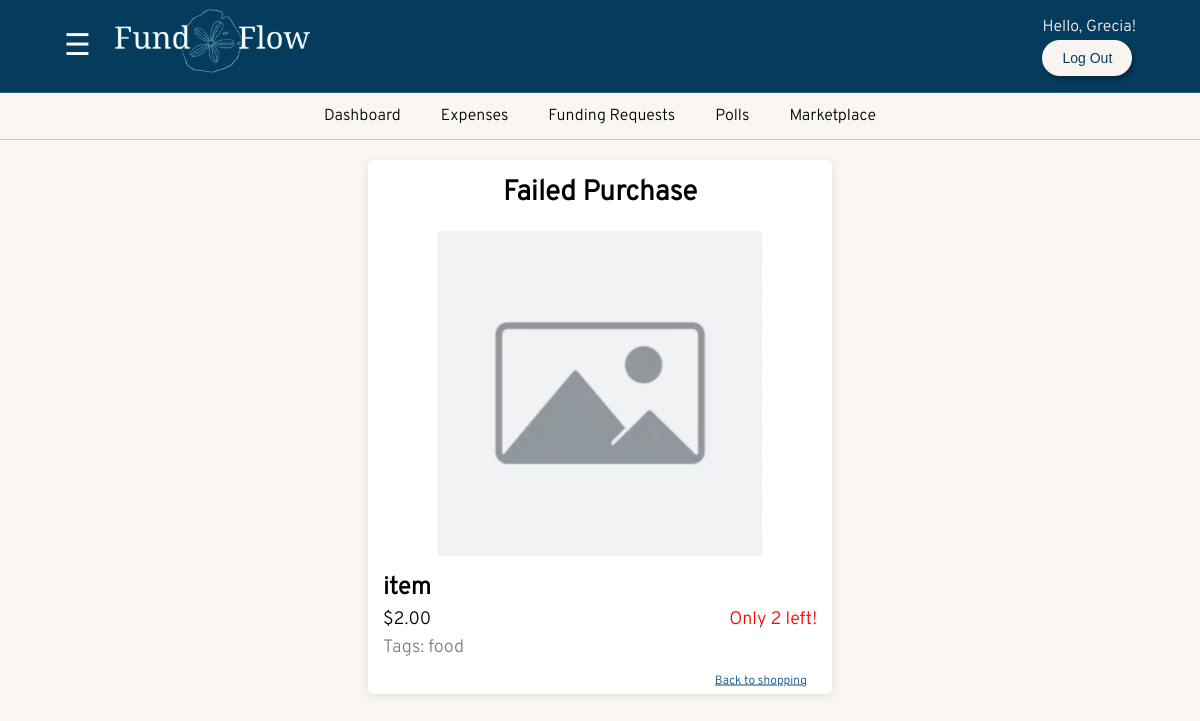
The page /payment-failed/1 (signed in) on the database its author committed.
### FundFlow/models.py (models this page shows, shortened)
class Item(models.Model):
    organization = models.ForeignKey('Organization', on_delete=models.CASCADE, related_name='items')
    item_name = models.CharField(max_length=100, unique=True)
    price = models.DecimalField(max_digits=10, decimal_places=2)
    image = models.FileField(upload_to='merchIMG/', null=True, blank=True)
    quantity = models.PositiveIntegerField()
    tags = models.ManyToManyField(Tag, related_name='items')

class Tag(models.Model):
    name = models.CharField(max_length=20, unique=True)

### FundFlow/views.py (the view)
# urls.py: path('payment-failed/<item_id>', views.Paymentfailed, name='buyDenied'),
def Paymentfailed(request,item_id):
    item = Item.objects.get(pk=item_id)
    curUser = request.user
    curProf = UserProfile.objects.get(user=curUser)
    user_type = curProf.user_type
    return render(request, 'buyDenied.html', {'item': item, 'user_type':user_type})

### FundFlow/templates/buyDenied.html
{% extends 'base.html' %}
{% load static %}
{% block content %}
<div class="purchase-container">
    <div class="purchase-card">
       <h1>Failed Purchase</h1>
        <div class="purchase-image">
            {% if item.image %}
                <a href="#" class="image-link" data-image="{{ item.image.url }}">
                    <img src="{{ item.image.url }}" alt="{{ item.item_name }}">
                </a>
            {% else %}
                <img src="{% static 'images/no_image.PNG' %}" alt="Default image">
            {% endif %}
        </div>
        <div class="purchase-name-row">
            {{ item.item_name }}
        </div>
        <div class="purchase-details-row">
            <div class="purchase-price">${{ item.price }}</div>
            <div class="purchase-quantity"> Only {{ item.quantity }} left!</div>
        </div>
        <div class="purchase-tags">
            Tags:
            {% for tag in item.tags.all %}
                {{ tag.name }}{% if not forloop.last %}, {% endif %}
            {% empty %}
                No tags
            {% endfor %}
        </div>
        <div class="purchase-bottom-container">
            <div class="back-btn">
                <a href="{% url 'marketplace' %}" class="back-btn-text">Back to shopping</a>
            </div>
        </div>
    </div>
</div>
{% endblock %}

### FundFlow/templates/base.html (shortened to what this page needs)
<!doctype html>
<html lang="en">
  <head>
    {%load static%}
    <link rel="stylesheet" href="{% static 'dashboard.css' %}">
    <link rel="stylesheet" href="{% static 'home.css' %}">
    <link rel="stylesheet" href="{% static 'signUp.css' %}">
    <link rel="stylesheet" href="{% static 'index.css' %}">
    <link rel="stylesheet" href="https://cdnjs.cloudflare.com/ajax/libs/font-awesome/6.0.0/css/all.min.css">
    <link rel="stylesheet" href="{% static 'registerorg.css' %}">
    <link rel="stylesheet" href="{% static 'voting.css' %}">
    <link rel="stylesheet" href="{% static 'expenses.css' %}">
    <link rel="stylesheet" href="{% static 'budgetRev.css' %}">
    <link rel="stylesheet" href="{% static 'manageOrganization.css' %}">
    <link rel="stylesheet" href="{% static 'confirmDelete.css' %}">
    <link rel="stylesheet" href="{% static 'fundingRequests.css' %}">
    <link rel="stylesheet" href="{% static 'manageMarketplace.css' %}">
    <link rel="stylesheet" href="{% static 'marketplace.css' %}">
    <link rel="stylesheet" href="{% static 'checkout.css' %}">
  </head>
  <body>
    <header class="py-3 mb-4 border-bottom" id="header">
      <div class="header-container">
          {% if user.is_authenticated %}
          {% if user_type == "president" or user_type == "treasurer" %}
          <span id="menu-toggle" class="menu-icon">&#9776;</span>
          {% endif %}
          {% endif %}
          <a href="#" class="d-flex align-items-center link-body-emphasis text-decoration-none">
              <span class="logo">
                  <img src="{% static 'images/FundFlow_logo.png' %}" alt="Logo">
              </span>
          </a>
      </div>
      <div>
        {% if user.is_authenticated %}
        <a class="hello-user"> Hello, {{user.first_name}}! </a>
        <form action="{% url 'logout' %}" method="post">
          <button type="submit" class="logout-btn">Log Out</button>
        </form>
        {% endif %}
      </div>
    </header>
    {% if user.is_authenticated %}
    <nav class="py-2 bg-body-tertiary border-bottom">
        <div class="container d-flex flex-wrap">
            <ul class="nav me-auto">
                <li class="nav-item" onclick="activeTab('nav-item')"><a href="{% url 'dashboard' %}" class="nav-link link-body-emphasis px-2" aria-current="page">Dashboard</a></li>
                <li class="nav-item"><a href="{% url 'expenses' %}" class="nav-link link-body-emphasis px-2">Expenses</a></li>
                <li class="nav-item"><a href="{% url 'fundingRequests' %}" class="nav-link link-body-emphasis px-2">Funding Requests</a></li>
                <li class="nav-item"><a href="{% url 'voting' %}" class="nav-link link-body-emphasis px-2">Polls</a></li>
                <li class="nav-item"><a href="{% url 'marketplace' %}" class="nav-link link-body-emphasis px-2">Marketplace</a></li>
            </ul>
        </div>
    </nav>
    {% endif %}
    <div class="container">
        {% block content %}
        {% endblock %}
    </div>
  </body>
</html>

### FundFlow/static/dashboard.css (style rules this page uses)
* { margin: 0; padding: 0; box-sizing: border-box; }
body { display: flex; flex-direction: column; }

### FundFlow/static/home.css (style rules this page uses)
body { margin: 0; padding: 0; background-color: #F8F5F0; font-family: 'Overpass', sans-serif; }

### FundFlow/static/signUp.css (style rules this page uses)
body { margin: 0; padding: 0; background-color: #F8F5F0; }

### FundFlow/static/index.css (style rules this page uses)
body { background-color: #FAF6F1; margin: 0; }
#header { background-color: #053C5E; border-bottom: 1px solid #2a668b; padding: .5rem 4rem; display: flex; align-items: center; justify-content: space-between; }
.header-container { display: flex; align-items: center; gap: 1rem; }
.menu-icon { font-size: 30px; cursor: pointer; color: white; transition: transform 0.3s ease-in-out; }
.logo img { height: 70px; width: auto; }
.logout-btn { background-color: #F8F5F0; border: none; text-decoration: none; color: #053C5E; padding: 10px 20px; border-radius: 25px; font-size: 14px; text-align: center; cursor: pointer; box-shadow: 2px 4px 5px rgba(0, 0, 0, 0.3); margin-top: 3px; }
nav { background-color: #FAF6F1; border-bottom: 1px solid #ccc; padding: 0.8rem 0; }
.nav { list-style: none; display: flex; justify-content: center; padding: 0; margin: 0; }
.nav-item { margin: 0 10px; }
.nav-link { color: black; text-decoration: none; font-size: 1rem; padding: 5px 10px; transition: color 0.3s ease; font-family: 'Overpass', sans-serif; font-weight: 300; }
.hello-user { font-family: 'Overpass', sans-serif; color: #F8F5F0; }

### FundFlow/static/registerorg.css (style rules this page uses)
body { display: flex; flex-direction: column; }

### FundFlow/static/voting.css (style rules this page uses)
body { font-family: 'Overpass', sans-serif; }

### FundFlow/static/budgetRev.css (style rules this page uses)
h1 { color: #000000; font-size: 28px; margin-bottom: 20px; text-align: center; }

### FundFlow/static/fundingRequests.css (style rules this page uses)
body { font-family: 'Overpass', sans-serif; }

### FundFlow/static/checkout.css (style rules this page uses)
.purchase-container { display: flex; justify-content: center; align-items: center; min-height: 60vh; padding: 20px; }
.purchase-card { background-color: white; padding: 15px; border-radius: 5px; box-shadow: 0 2px 8px rgba(0,0,0,0.1); display: flex; flex-direction: column; align-items: center; font-size: 18px; width: 40%; max-width: 500px; }
.purchase-image { width: 100%; display: block; justify-content: center; align-items: center; border-radius: 10px; margin-bottom: 10px; overflow: hidden; min-height: 200px; }
.purchase-image img { width: 100%; height: auto; max-height: 325px; object-fit: contain; border-radius: 10px; }
.purchase-name-row { display: flex; justify-content: space-between; width: 100%; font-weight: bold; font-size: 24px; margin-bottom: 5px; }
.purchase-details-row { display: flex; justify-content: space-between; align-items: center; width: 100%; font-size: 18px; margin-bottom: 5px; }
.purchase-price, .purchase-quantity { flex: 1; }
.purchase-price { text-align: left; }
.purchase-quantity { text-align: right; padding-left: 10px; color: red; }
.purchase-tags { width: 100%; font-size: 18px; color: grey; text-align: left; }
.purchase-bottom-container { position: relative; width: 100%; display: flex; justify-content: center; align-items: center; margin-top: 20px; }
.back-btn { position: absolute; right: 0; top: 50%; transform: translateY(-50%); }
.back-btn-text { font-size: 12px; padding-right: 10px; margin: 0; background: none; border: none; color: #074f80; cursor: pointer; text-decoration: underline; }

### rows shown on the page
Item: item_name "item", price "2.00", quantity "2"
Tag: name "food"

### other values the page prints
{{ user.first_name }} "Grecia"
